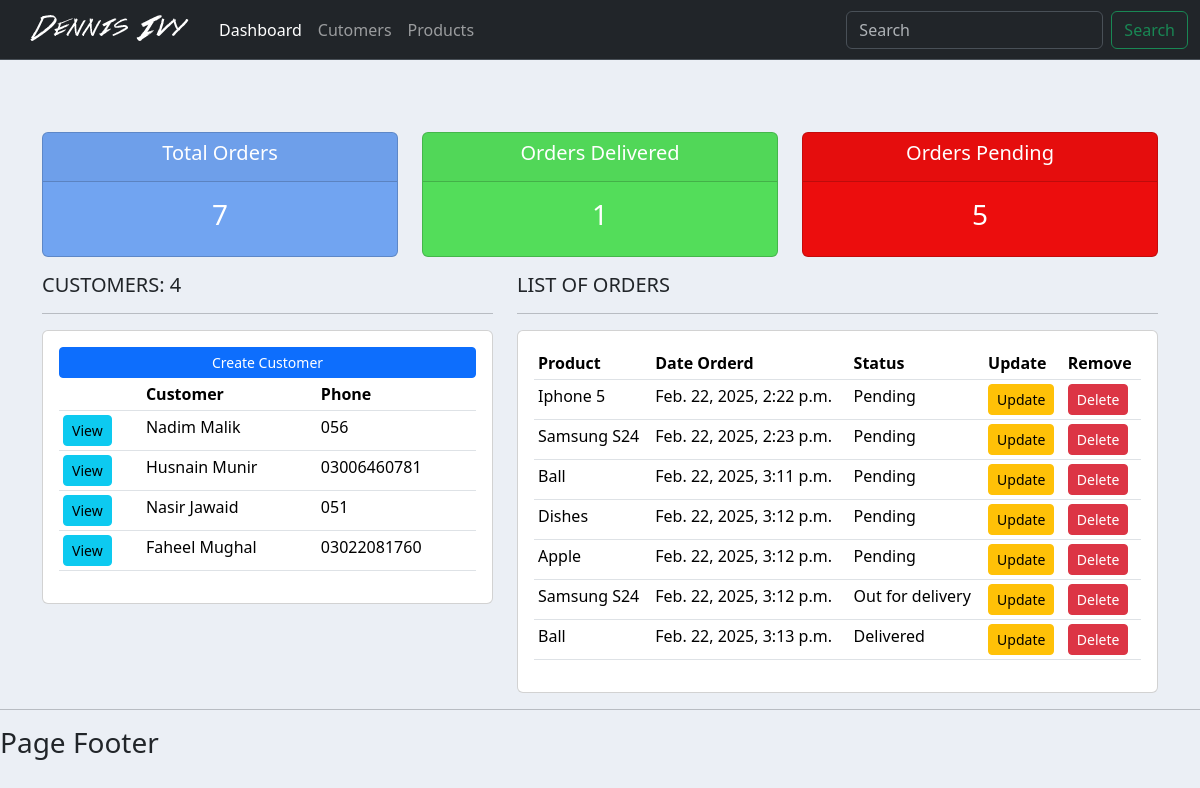
Before: / with the older database file.
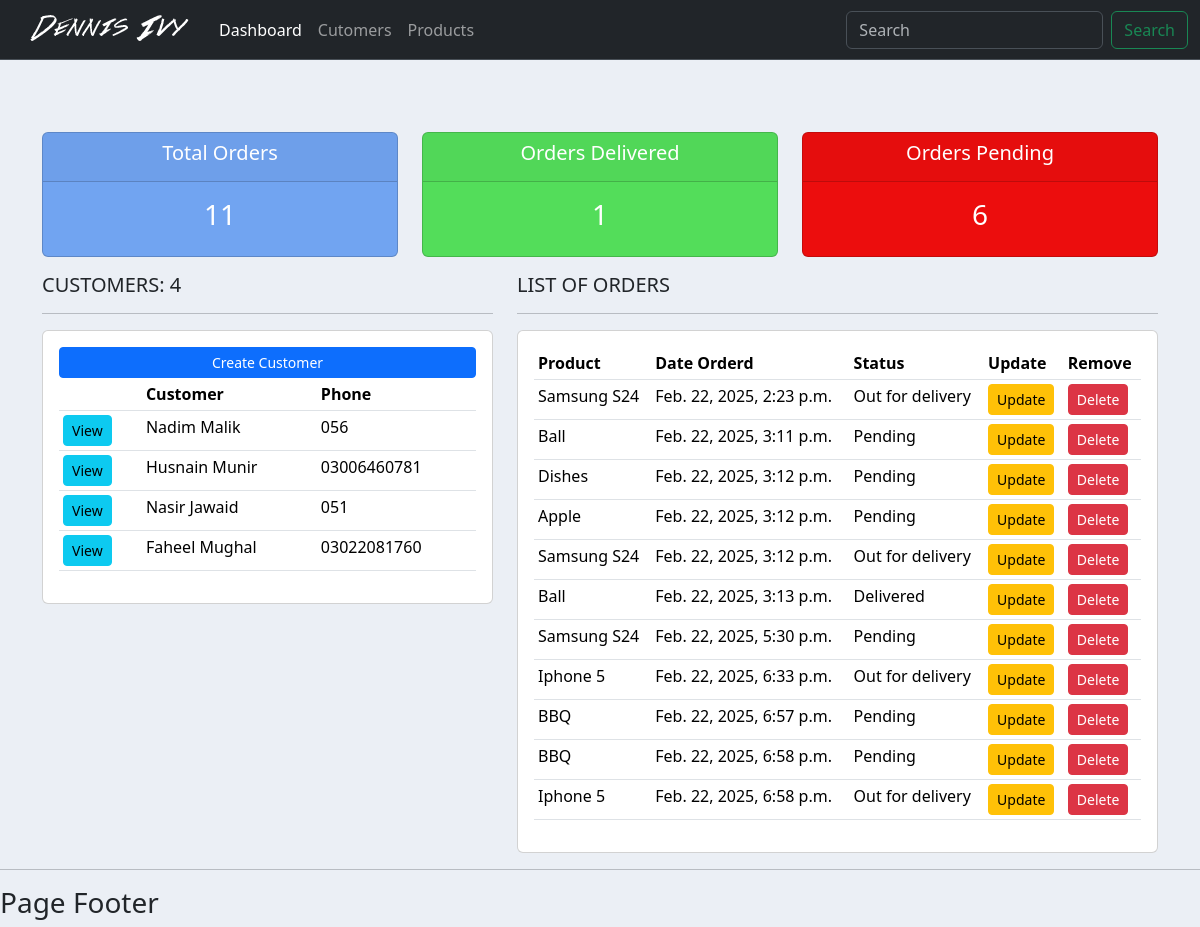
After: the same page with the newer database file.
### accounts/models.py (models this page shows, shortened)
class Customer(models.Model):
	name = models.CharField(max_length=200, null=True)
	phone = models.CharField(max_length=18, null=True)
	email = models.EmailField(max_length=50, null=True)
	date_created = models.DateField(auto_now_add=True, null=True)

class Order(models.Model):
	STATUS = (
			('Pending', 'Pending'),
			('Out for delivery', 'Out for delivery'),
			('Delivered', 'Delivered'),
			)
	customer = models.ForeignKey(Customer, on_delete= models.SET_NULL, null=True)
	product = models.ForeignKey(Product, on_delete= models.SET_NULL, null=True)
	date_created = models.DateTimeField(auto_now_add=True, null=True, blank=True)
	status = models.CharField(max_length=200, null=True, choices=STATUS)
	note = models.CharField(max_length=200, null=True, blank=True)

class Product(models.Model):
	CATEGORY = (
			('Indoor', 'Indoor'),
			('Out Door', 'Out Door'),
			)
	name = models.CharField(max_length=200, null=True) # null=True with this we get error
	price = models.FloatField(null=True)
	category = models.CharField(max_length=200, null=True, choices=CATEGORY)
	description = models.TextField(max_length=500, blank=True)
	date_created = models.DateTimeField(auto_now_add=True, null=True, blank=True)
	tags = models.ManyToManyField(Tag)
	def __str__(self):
		return self.name

### accounts/views.py (the view)
# urls.py: path('',views.home, name='home'),
def home(request):
    orders = Order.objects.all()
    customers = Customer.objects.all()
    total_customers = customers.count()
    total_orders = orders.count()
    delivered = orders.filter(status = 'Delivered').count()
    pending = orders.filter(status = 'Pending').count()
    context = {'orders': orders, 'customers': customers,
               'total_customers': total_customers, 'total_orders': total_orders,
               'delivered': delivered, 'pending': pending}
    return render(request, 'accounts/dashboard.html', context)

### templates/accounts/dashboard.html (shortened to what this page needs)
{% extends "base.html" %}
{% block content %}
<div class='container mt-5'>
    {% include "accounts/status.html" %}
<div class="row">
	<div class="col-md-5">
		<h5>CUSTOMERS: {{total_customers}} </h5>
		<hr>
		<div class="card card-body">
			<a class="btn btn-primary  btn-sm btn-block" href="new_customer">Create Customer</a>
			<table class="table table-sm">
				<tr>
					<th></th>
					<th>Customer</th>
					<th>Phone</th>
				</tr>
				{% for customer in customers %}
					<tr>
						<td><a href="{% url 'customer' customer.id %}" class="btn btn-sm btn-info">View</a></td>
						<td>{{customer.name}}</td>
						<td>{{customer.phone}}</td>
					</tr>
				{% endfor %}
			</table>
		</div>
	</div>
	<div class="col-md-7">
		<h5>LIST OF ORDERS</h5>
		<hr>
		<div class="card card-body">
			<table class="table table-sm">
				<tr>
					<th>Product</th>
					<th>Date Orderd</th>
					<th>Status</th>
					<th>Update</th>
					<th>Remove</th>
				</tr>
				{% for order in orders %}
					<tr>
						<td>{{order.product}}</td>
						<td>{{order.date_created}}</td>
						<td>{{order.status}}</td>
						<td><a class="btn btn-sm btn-warning" href="{%url 'update_order' order.id%}">Update</a></td>
						<td><a class="btn btn-sm btn-danger" href="{%url 'delete_order' order.id%}">Delete</a></td>
					</tr>
				{% endfor %}
			</table>
		</div>
	</div>
</div>
{% endblock content %}

### templates/base.html (shortened to what this page needs)
{% load static %}
<!doctype html>
<html lang="en">
    <head>
        <link
            href="https://cdn.jsdelivr.net/npm/bootstrap@5.3.2/dist/css/bootstrap.min.css"
            rel="stylesheet"
        />
        <link href="{% static '/css/main1.css'  %}" rel="stylesheet" type="text/css">
    </head>
    <body>
        <header>
            <nav class="navbar navbar-expand-lg bg-dark border-bottom border-body" data-bs-theme="dark">
                <div class="container-fluid">
                  <img id="logo" src="{% static "images/logo.png" %}">
                  <div class="collapse navbar-collapse" id="navbarTogglerDemo03">
                    <ul class="navbar-nav me-auto mb-2 mb-lg-0">
                      <li class="nav-item">
                        <a class="nav-link active" aria-current="page" href="{% url 'home' %}">Dashboard</a>
                      </li>
                      <li class="nav-item">
                        <a class="nav-link" href="{% url 'customer_list' %}">Cutomers</a>
                      </li>
                      <li class="nav-item">
                        <a class="nav-link" href="{% url 'products' %}" >Products</a>
                      </li>
                    </ul>
                    <form class="d-flex" role="search">
                      <input class="form-control me-2" type="search" placeholder="Search" aria-label="Search">
                      <button class="btn btn-outline-success" type="submit">Search</button>
                    </form>
                  </div>
                </div>
              </nav>
        </header>
        <main>
            {% block content %}
            {% endblock content %}
        </main>
        <footer>
             <hr>
             <h3>Page Footer</h3>
        </footer>
    </body>
</html>

### templates/accounts/status.html
<br>
<div class="row">
	<div class="col">
		<div class="col-md">
			<div class="card text-center text-white  mb-3" id="total-orders">
			  	<div class="card-header">
			  		<h5 class="card-title">Total Orders</h5>
			  	</div>
			  	<div class="card-body">
			    	<h3 class="card-title">{{total_orders}}</h3>
			  	</div>
			</div>
		</div>
	</div>
	<div class="col">
		<div class="col-md">
			<div class="card text-center text-white  mb-3" id="orders-delivered">
			  	<div class="card-header">
			  		<h5 class="card-title">Orders Delivered</h5>
			  	</div>
			  	<div class="card-body">
			    	<h3 class="card-title">{{delivered}}</h3>
			  	</div>
			</div>
		</div>
	</div>
	<div class="col">
		<div class="col-md">
			<div class="card text-center text-white  mb-3" id="orders-pending">
			  	<div class="card-header">
			  		<h5 class="card-title">Orders Pending</h5>
			  	</div>
			  	<div class="card-body">
			    	<h3 class="card-title">{{pending}}</h3>
			  	</div>
			</div>
		</div>
	</div>
</div>

### static/css/main1.css (style rules this page uses)
body { background-color: #ebeff5; }
#total-orders { background-color:rgb(113, 164, 241); }
#orders-delivered { background-color:rgb(83, 221, 90); }
#orders-pending { background-color:rgb(236, 13, 13); }

Changed rows visible on the page:
removed Order: product "Iphone 5", date_created "Feb. 22, 2025, 2:22 p.m.", status "Pending"
changed Order "Feb. 22, 2025, 2:23 p.m.": status "Pending" → "Out for delivery"
added Order: product "Samsung S24", date_created "Feb. 22, 2025, 5:30 p.m.", status "Pending"
added Order: product "Iphone 5", date_created "Feb. 22, 2025, 6:33 p.m.", status "Out for delivery"
added Order: product "BBQ", date_created "Feb. 22, 2025, 6:57 p.m.", status "Pending"
added Order: product "BBQ", date_created "Feb. 22, 2025, 6:58 p.m.", status "Pending"
added Order: product "Iphone 5", date_created "Feb. 22, 2025, 6:58 p.m.", status "Out for delivery"
Other visible differences:
{{ total_orders }}: "7" → "11"
{{ pending }}: "5" → "6"
